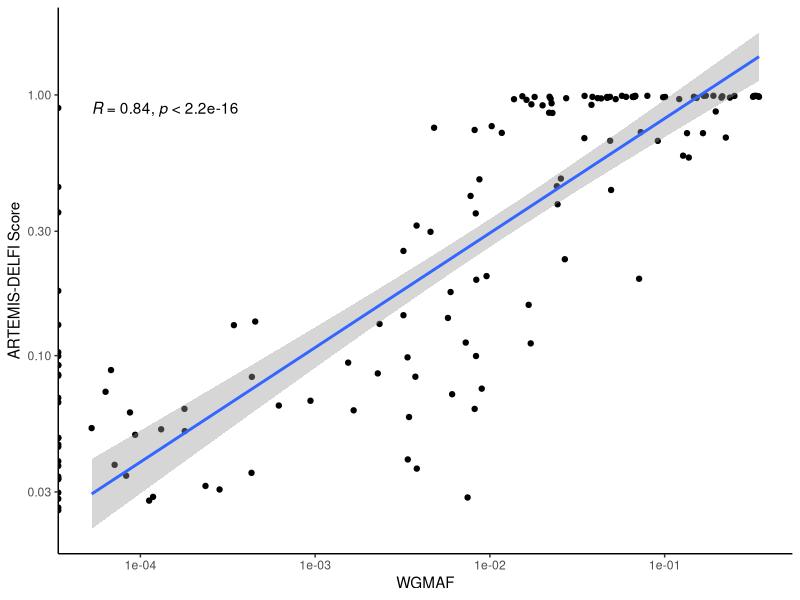

Reproduce this figure in R.
## ---- chunk 1
library(ggpubr)
library(here)
library(readxl)
library(tidyverse)
## ---- chunk 2
delfi_pred <- read_excel(here("data/supplementary_tables.xlsx"),
                         sheet = "Table S2", range = "A2:N219")
## ---- chunk 3
delfi_pred <- delfi_pred %>%
  filter(WGMAF != "-") %>%
  mutate(`ARTEMIS-DELFI Score` = as.numeric(`ARTEMIS-DELFI Score`),
         WGSMAF = as.numeric(WGMAF))

ggplot(delfi_pred, aes(x = WGSMAF, y = `ARTEMIS-DELFI Score`)) +
  geom_point() +
  stat_cor(method = "pearson") +
  xlab("WGMAF") +
  scale_y_continuous(trans = "log10") +
  scale_x_continuous(trans = "log10") +
  theme_classic() +
  geom_smooth(method = "lm")
